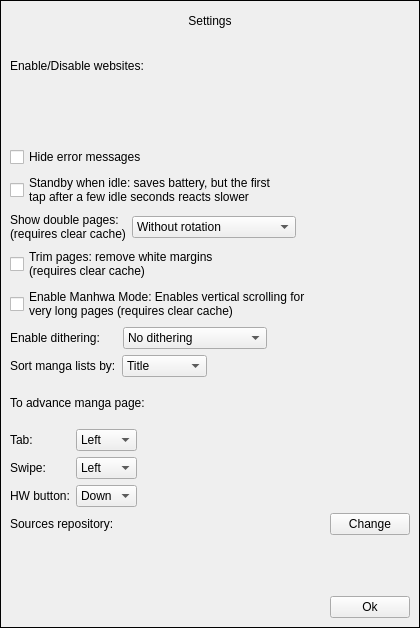
<?xml version="1.0" encoding="UTF-8"?>
<ui version="4.0">
 <class>SettingsDialog</class>
 <widget class="QDialog" name="SettingsDialog">
  <property name="geometry">
   <rect>
    <x>0</x>
    <y>0</y>
    <width>420</width>
    <height>628</height>
   </rect>
  </property>
  <property name="windowTitle">
   <string>Settings</string>
  </property>
  <property name="modal">
   <bool>true</bool>
  </property>
  <layout class="QVBoxLayout" name="verticalLayout">
   <property name="spacing">
    <number>0</number>
   </property>
   <property name="sizeConstraint">
    <enum>QLayout::SetDefaultConstraint</enum>
   </property>
   <property name="leftMargin">
    <number>0</number>
   </property>
   <property name="topMargin">
    <number>0</number>
   </property>
   <property name="rightMargin">
    <number>0</number>
   </property>
   <property name="bottomMargin">
    <number>0</number>
   </property>
   <item>
    <widget class="QScrollArea" name="scrollArea">
     <property name="sizePolicy">
      <sizepolicy hsizetype="Preferred" vsizetype="Preferred">
       <horstretch>0</horstretch>
       <verstretch>0</verstretch>
      </sizepolicy>
     </property>
     <property name="frameShape">
      <enum>QFrame::Box</enum>
     </property>
     <property name="frameShadow">
      <enum>QFrame::Plain</enum>
     </property>
     <property name="lineWidth">
      <number>1</number>
     </property>
     <property name="verticalScrollBarPolicy">
      <enum>Qt::ScrollBarAsNeeded</enum>
     </property>
     <property name="horizontalScrollBarPolicy">
      <enum>Qt::ScrollBarAlwaysOff</enum>
     </property>
     <property name="sizeAdjustPolicy">
      <enum>QAbstractScrollArea::AdjustToContentsOnFirstShow</enum>
     </property>
     <property name="widgetResizable">
      <bool>true</bool>
     </property>
     <widget class="QWidget" name="scrollAreaWidgetContents">
      <property name="geometry">
       <rect>
        <x>0</x>
        <y>0</y>
        <width>418</width>
        <height>626</height>
       </rect>
      </property>
      <layout class="QVBoxLayout" name="verticalLayout_3">
       <property name="leftMargin">
        <number>9</number>
       </property>
       <property name="topMargin">
        <number>0</number>
       </property>
       <property name="rightMargin">
        <number>9</number>
       </property>
       <property name="bottomMargin">
        <number>9</number>
       </property>
       <item>
        <widget class="QLabel" name="labelTitle">
         <property name="sizePolicy">
          <sizepolicy hsizetype="Preferred" vsizetype="Preferred">
           <horstretch>0</horstretch>
           <verstretch>0</verstretch>
          </sizepolicy>
         </property>
         <property name="text">
          <string>Settings</string>
         </property>
         <property name="alignment">
          <set>Qt::AlignCenter</set>
         </property>
         <property name="margin">
          <number>10</number>
         </property>
        </widget>
       </item>
       <item>
        <widget class="QLabel" name="label">
         <property name="text">
          <string>Enable/Disable websites:</string>
         </property>
        </widget>
       </item>
       <item>
        <widget class="QFrame" name="frameMangaSources">
         <property name="sizePolicy">
          <sizepolicy hsizetype="Expanding" vsizetype="Preferred">
           <horstretch>0</horstretch>
           <verstretch>0</verstretch>
          </sizepolicy>
         </property>
         <property name="frameShape">
          <enum>QFrame::NoFrame</enum>
         </property>
         <property name="frameShadow">
          <enum>QFrame::Plain</enum>
         </property>
         <property name="lineWidth">
          <number>0</number>
         </property>
         <layout class="QVBoxLayout" name="verticalLayout_2">
          <property name="spacing">
           <number>4</number>
          </property>
          <property name="topMargin">
           <number>0</number>
          </property>
          <property name="bottomMargin">
           <number>4</number>
          </property>
         </layout>
        </widget>
       </item>
       <item>
        <spacer name="verticalSpacer_2">
         <property name="orientation">
          <enum>Qt::Vertical</enum>
         </property>
         <property name="sizeType">
          <enum>QSizePolicy::Fixed</enum>
         </property>
         <property name="sizeHint" stdset="0">
          <size>
           <width>20</width>
           <height>10</height>
          </size>
         </property>
        </spacer>
       </item>
       <item>
        <widget class="QCheckBox" name="checkBoxHideErrorMessages">
         <property name="text">
          <string>Hide error messages</string>
         </property>
        </widget>
       </item>
       <item>
        <widget class="QCheckBox" name="checkBoxStandby">
         <property name="text">
          <string>Standby when idle: saves battery, but the first
tap after a few idle seconds reacts slower</string>
         </property>
        </widget>
       </item>
       <item>
        <layout class="QHBoxLayout" name="horizontalLayout_5">
         <item>
          <widget class="QLabel" name="label_8">
           <property name="text">
            <string>Show double pages:
(requires clear cache)</string>
           </property>
          </widget>
         </item>
         <item>
          <widget class="QComboBox" name="comboBoxDoublePageMode">
           <property name="sizePolicy">
            <sizepolicy hsizetype="Expanding" vsizetype="Fixed">
             <horstretch>0</horstretch>
             <verstretch>0</verstretch>
            </sizepolicy>
           </property>
           <item>
            <property name="text">
             <string>Without rotation</string>
            </property>
           </item>
           <item>
            <property name="text">
             <string>Fullscreen, rotated CW</string>
            </property>
           </item>
           <item>
            <property name="text">
             <string>Fullscreen, rotated CCW</string>
            </property>
           </item>
          </widget>
         </item>
         <item>
          <spacer name="horizontalSpacer_5">
           <property name="orientation">
            <enum>Qt::Horizontal</enum>
           </property>
           <property name="sizeHint" stdset="0">
            <size>
             <width>40</width>
             <height>20</height>
            </size>
           </property>
          </spacer>
         </item>
        </layout>
       </item>
       <item>
        <widget class="QCheckBox" name="checkBoxTrim">
         <property name="text">
          <string>Trim pages: remove white margins 
(requires clear cache)</string>
         </property>
        </widget>
       </item>
       <item>
        <widget class="QCheckBox" name="checkBoxManhwaMode">
         <property name="text">
          <string>Enable Manhwa Mode: Enables vertical scrolling for 
very long pages (requires clear cache)</string>
         </property>
        </widget>
       </item>
       <item>
        <layout class="QHBoxLayout" name="horizontalLayout_4">
         <item>
          <widget class="QLabel" name="label_7">
           <property name="text">
            <string>Enable dithering:     </string>
           </property>
          </widget>
         </item>
         <item>
          <widget class="QComboBox" name="comboBoxDithering">
           <property name="sizePolicy">
            <sizepolicy hsizetype="Expanding" vsizetype="Fixed">
             <horstretch>0</horstretch>
             <verstretch>0</verstretch>
            </sizepolicy>
           </property>
           <item>
            <property name="text">
             <string>No dithering</string>
            </property>
           </item>
           <item>
            <property name="text">
             <string>Full dithering</string>
            </property>
           </item>
          </widget>
         </item>
         <item>
          <spacer name="horizontalSpacer_4">
           <property name="orientation">
            <enum>Qt::Horizontal</enum>
           </property>
           <property name="sizeHint" stdset="0">
            <size>
             <width>40</width>
             <height>20</height>
            </size>
           </property>
          </spacer>
         </item>
        </layout>
       </item>
       <item>
        <layout class="QHBoxLayout" name="horizontalLayout_3">
         <item>
          <widget class="QLabel" name="label_6">
           <property name="text">
            <string>Sort manga lists by:</string>
           </property>
          </widget>
         </item>
         <item>
          <widget class="QComboBox" name="comboBoxMangaOrder">
           <item>
            <property name="text">
             <string>Title</string>
            </property>
           </item>
           <item>
            <property name="text">
             <string>Popularity</string>
            </property>
           </item>
          </widget>
         </item>
         <item>
          <spacer name="horizontalSpacer_3">
           <property name="orientation">
            <enum>Qt::Horizontal</enum>
           </property>
           <property name="sizeHint" stdset="0">
            <size>
             <width>40</width>
             <height>20</height>
            </size>
           </property>
          </spacer>
         </item>
        </layout>
       </item>
       <item>
        <widget class="QLabel" name="label_2">
         <property name="text">
          <string>To advance manga page:</string>
         </property>
        </widget>
       </item>
       <item>
        <layout class="QHBoxLayout" name="horizontalLayout_2">
         <item>
          <layout class="QFormLayout" name="formLayout">
           <item row="0" column="0">
            <widget class="QLabel" name="label_3">
             <property name="text">
              <string>Tab:</string>
             </property>
            </widget>
           </item>
           <item row="2" column="0">
            <widget class="QLabel" name="label_4">
             <property name="text">
              <string>HW button:</string>
             </property>
            </widget>
           </item>
           <item row="1" column="0">
            <widget class="QLabel" name="label_5">
             <property name="text">
              <string>Swipe:</string>
             </property>
            </widget>
           </item>
           <item row="0" column="1">
            <widget class="QComboBox" name="comboBoxTab">
             <item>
              <property name="text">
               <string>Left</string>
              </property>
             </item>
             <item>
              <property name="text">
               <string>Right</string>
              </property>
             </item>
            </widget>
           </item>
           <item row="1" column="1">
            <widget class="QComboBox" name="comboBoxSwipe">
             <item>
              <property name="text">
               <string>Left</string>
              </property>
             </item>
             <item>
              <property name="text">
               <string>Right</string>
              </property>
             </item>
            </widget>
           </item>
           <item row="2" column="1">
            <widget class="QComboBox" name="comboBoxHWButton">
             <item>
              <property name="text">
               <string>Down</string>
              </property>
             </item>
             <item>
              <property name="text">
               <string>Up</string>
              </property>
             </item>
            </widget>
           </item>
          </layout>
         </item>
         <item>
          <spacer name="horizontalSpacer_2">
           <property name="orientation">
            <enum>Qt::Horizontal</enum>
           </property>
           <property name="sizeHint" stdset="0">
            <size>
             <width>40</width>
             <height>20</height>
            </size>
           </property>
          </spacer>
         </item>
        </layout>
       </item>
       <item>
        <layout class="QHBoxLayout" name="horizontalLayoutSourcesRepository">
         <item>
          <widget class="QLabel" name="labelSourcesRepositoryTitle">
           <property name="text">
            <string>Sources repository:</string>
           </property>
          </widget>
         </item>
         <item>
          <spacer name="horizontalSpacerSourcesRepository">
           <property name="orientation">
            <enum>Qt::Horizontal</enum>
           </property>
           <property name="sizeHint" stdset="0">
            <size>
             <width>40</width>
             <height>20</height>
            </size>
           </property>
          </spacer>
         </item>
         <item>
          <widget class="QPushButton" name="pushButtonSourcesRepository">
           <property name="focusPolicy">
            <enum>Qt::NoFocus</enum>
           </property>
           <property name="text">
            <string> Change </string>
           </property>
          </widget>
         </item>
        </layout>
       </item>
       <item>
        <widget class="QLabel" name="labelSourcesRepository">
         <property name="wordWrap">
          <bool>true</bool>
         </property>
        </widget>
       </item>
       <item>
        <spacer name="verticalSpacer">
         <property name="orientation">
          <enum>Qt::Vertical</enum>
         </property>
         <property name="sizeType">
          <enum>QSizePolicy::Fixed</enum>
         </property>
         <property name="sizeHint" stdset="0">
          <size>
           <width>20</width>
           <height>10</height>
          </size>
         </property>
        </spacer>
       </item>
       <item>
        <layout class="QHBoxLayout" name="horizontalLayout">
         <item>
          <spacer name="horizontalSpacer">
           <property name="orientation">
            <enum>Qt::Horizontal</enum>
           </property>
           <property name="sizeHint" stdset="0">
            <size>
             <width>40</width>
             <height>20</height>
            </size>
           </property>
          </spacer>
         </item>
         <item>
          <widget class="QPushButton" name="pushButtonOk">
           <property name="focusPolicy">
            <enum>Qt::NoFocus</enum>
           </property>
           <property name="text">
            <string> Ok </string>
           </property>
          </widget>
         </item>
        </layout>
       </item>
      </layout>
     </widget>
    </widget>
   </item>
  </layout>
 </widget>
 <resources/>
 <connections/>
</ui>
